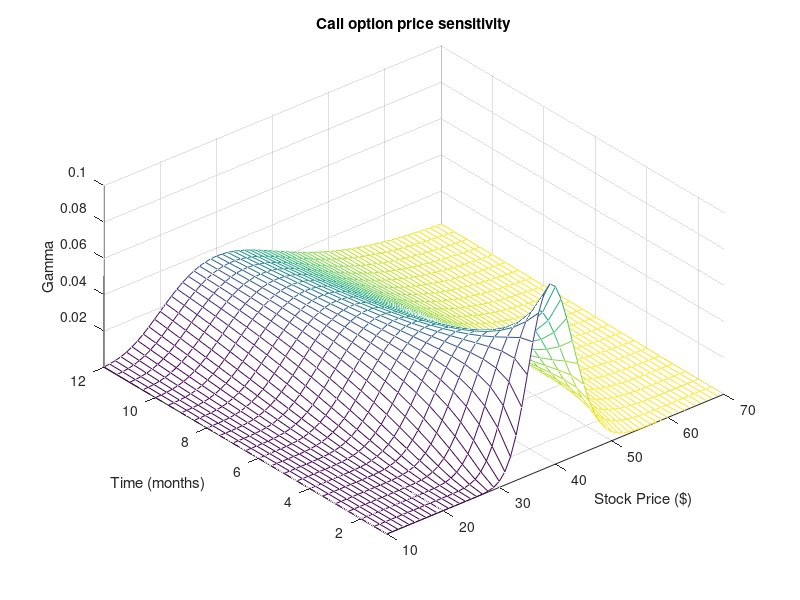

The MATLAB script that drew this image: (Note: this script raises an error after producing the figure.)

function  NewRange = plotIV()
%UNTITLED5 Summary of this function goes here
%   Detailed explanation goes here

Range = 10:70;
Span = length(Range);
j = 1:0.5:12;
Newj = j(ones(Span,1),:)'/12;

JSpan = ones(length(j),1);
NewRange = Range(JSpan,:);
Pad = ones(size(Newj));

ZVal = blsgamma(NewRange, 40*Pad, 0.1*Pad, Newj, 0.35*Pad);
Color = blsdelta(NewRange, 40*Pad, 0.1*Pad, Newj, 0.35*Pad);

mesh(Range, j, ZVal, Color);
xlabel('Stock Price ($)');
ylabel('Time (months)');
zlabel('Gamma');
title('Call option price sensitivity');
axis([10 70  1 12  -inf inf]);
view(-40, 50);
colorbar('vert');


%outputArg1 = inputArg1;
%outputArg2 = inputArg2;
end

